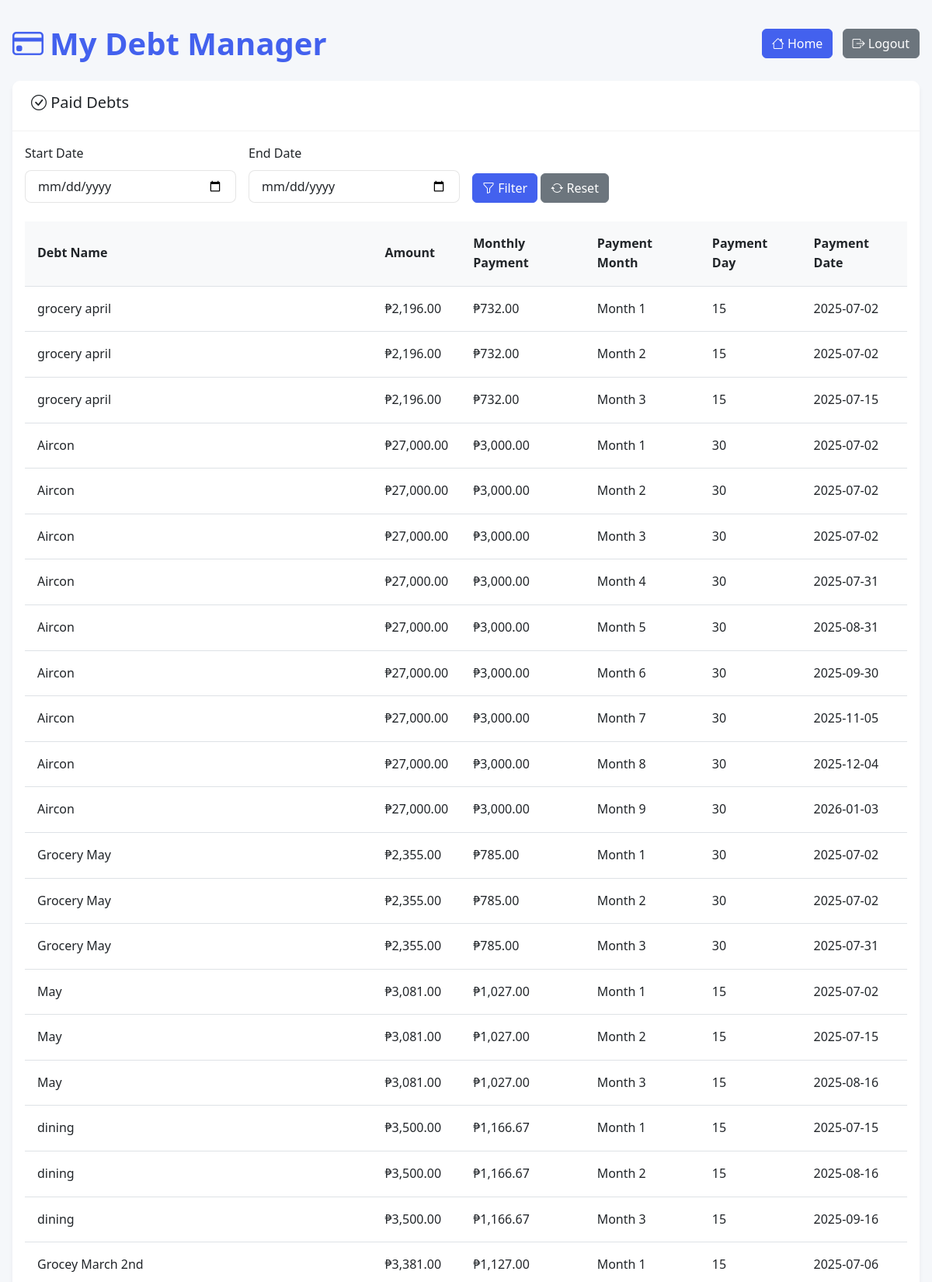
Page /paid_debts.php (signed in, upper part) on the committed database.
### tables this page shows
CREATE TABLE `debt_payments` (
  `id` int(11) NOT NULL,
  `debt_id` int(11) NOT NULL,
  `payment_month` int(11) NOT NULL,
  `is_paid` tinyint(1) DEFAULT 0,
  `payment_date` date DEFAULT NULL
);

CREATE TABLE `debts` (
  `id` int(11) NOT NULL,
  `name` varchar(255) NOT NULL,
  `amount` decimal(10,2) NOT NULL,
  `total_months` int(11) NOT NULL,
  `payment_day` int(11) NOT NULL DEFAULT 15
);

### paid_debts.php (the view, shortened to what this page needs)
<?php
include 'db.php';
$start_date = isset($_GET['start_date']) ? $_GET['start_date'] : '';
$end_date = isset($_GET['end_date']) ? $_GET['end_date'] : '';
$sql = "SELECT dp.id, dp.debt_id, dp.payment_month, dp.payment_date, d.name, d.amount, d.total_months, d.payment_day
        FROM debt_payments dp
        JOIN debts d ON dp.debt_id = d.id
        WHERE dp.is_paid = 1";
$stmt = $conn->prepare($sql);
$stmt->execute();
$result = $stmt->get_result();
?>
<!DOCTYPE html>
<html lang="en">
<head>
    <link href="https://cdn.jsdelivr.net/npm/bootstrap@5.3.0/dist/css/bootstrap.min.css" rel="stylesheet">
    <link rel="stylesheet" href="https://cdn.jsdelivr.net/npm/bootstrap-icons@1.11.1/font/bootstrap-icons.css">
    <link rel="stylesheet" href="style.css">
</head>
<body>
    <div class="container">
        <div class="header d-flex justify-content-between align-items-center mb-4">
            <h1><i class="bi bi-credit-card"></i> My Debt Manager</h1>
            <div>
                <a href="index.php" class="btn btn-primary me-2"><i class="bi bi-house"></i> Home</a>
                <a href="logout.php" class="btn btn-secondary"><i class="bi bi-box-arrow-right"></i> Logout</a>
            </div>
        </div>
        <div class="card">
            <div class="card-header d-flex justify-content-between align-items-center">
                <h5><i class="bi bi-check-circle"></i> Paid Debts</h5>
            </div>
            <div class="card-body">
                <form method="get" class="mb-4">
                    <div class="row g-3 align-items-end">
                        <div class="col-md-3">
                            <label for="start_date" class="form-label">Start Date</label>
                            <input type="date" class="form-control" id="start_date" name="start_date" value="<?= htmlspecialchars($start_date) ?>" required>
                        </div>
                        <div class="col-md-3">
                            <label for="end_date" class="form-label">End Date</label>
                            <input type="date" class="form-control" id="end_date" name="end_date" value="<?= htmlspecialchars($end_date) ?>" required>
                        </div>
                        <div class="col-md-3">
                            <button type="submit" class="btn btn-primary"><i class="bi bi-funnel"></i> Filter</button>
                            <a href="paid_debts.php" class="btn btn-secondary"><i class="bi bi-arrow-repeat"></i> Reset</a>
                        </div>
                    </div>
                </form>
                <div class="table-responsive">
                    <table class="table table-hover">
                        <thead>
                            <tr>
                                <th>Debt Name</th>
                                <th>Amount</th>
                                <th>Monthly Payment</th>
                                <th>Payment Month</th>
                                <th>Payment Day</th>
                                <th>Payment Date</th>
                            </tr>
                        </thead>
                        <tbody>
                            <?php if ($result->num_rows > 0): ?>
                                <?php while ($row = $result->fetch_assoc()): ?>
                                    <?php
                                    $monthly_payment = $row['amount'] / $row['total_months'];
                                    ?>
                                    <tr>
                                        <td><?= htmlspecialchars($row['name']) ?></td>
                                        <td>₱<?= number_format($row['amount'], 2) ?></td>
                                        <td>₱<?= number_format($monthly_payment, 2) ?></td>
                                        <td>Month <?= $row['payment_month'] ?></td>
                                        <td><?= $row['payment_day'] ?></td>
                                        <td><?= $row['payment_date'] ? date('Y-m-d', strtotime($row['payment_date'])) : 'N/A' ?></td>
                                    </tr>
                                <?php endwhile; ?>
                            <?php else: ?>
                                <tr>
                                    <td colspan="6" class="text-center py-4">No paid debts found<?php if ($start_date && $end_date) echo " for the selected date range"; ?>.</td>
                                </tr>
                            <?php endif; ?>
                        </tbody>
                    </table>
                </div>
            </div>
        </div>
    </div>
</body>
</html>

### style.css (style rules this page uses)
:root { --primary-color: #4361ee; --secondary-color: #3f37c9; --accent-color: #4cc9f0; --light-color: #f8f9fa; --dark-color: #212529; --success-color: #4bb543; --danger-color: #ff3333; --warning-color: #ffc107; }
body { font-family: "Segoe UI", Tahoma, Geneva, Verdana, sans-serif; background-color: #f5f7fa; color: var(--dark-color); line-height: 1.6; }
.container { max-width: 1200px; padding: 2rem 1rem; }
.header { display: flex; justify-content: space-between; align-items: center; margin-bottom: 2rem; flex-wrap: wrap; gap: 1rem; }
.header h1 { font-weight: 600; color: var(--primary-color); margin: 0; display: flex; align-items: center; gap: 0.5rem; }
.card { border: none; border-radius: 10px; box-shadow: 0 4px 6px rgba(0, 0, 0, 0.05); transition: transform 0.2s, box-shadow 0.2s; margin-bottom: 1.5rem; background-color: white; }
.card-header { background-color: white; border-bottom: 1px solid rgba(0, 0, 0, 0.05); font-weight: 600; padding: 1rem 1.5rem; border-radius: 10px 10px 0 0 !important; }
.table-responsive { overflow-x: auto; }
.table { margin-bottom: 0; }
.table th { font-weight: 600; background-color: var(--light-color); border-top: none; }
.table td, .table th { vertical-align: middle; padding: 1rem; }
.btn-primary { background-color: var(--primary-color); border-color: var(--primary-color); }
.form-select, .form-control { border-radius: 8px; padding: 0.5rem 1rem; border: 1px solid rgba(0, 0, 0, 0.1); }

### rows in the picture
debt_payments: debt.name "grocery april", debt.amount "2,196.00", debt.total_months "732.00", payment_month "1", debt.payment_day "15", payment_date "2025-07-02"
debt_payments: debt.name "grocery april", debt.amount "2,196.00", debt.total_months "732.00", payment_month "2", debt.payment_day "15", payment_date "2025-07-02"
debt_payments: debt.name "grocery april", debt.amount "2,196.00", debt.total_months "732.00", payment_month "3", debt.payment_day "15", payment_date "2025-07-15"
debt_payments: debt.name "Aircon", debt.amount "27,000.00", debt.total_months "3,000.00", payment_month "1", debt.payment_day "30", payment_date "2025-07-02"
debt_payments: debt.name "Aircon", debt.amount "27,000.00", debt.total_months "3,000.00", payment_month "2", debt.payment_day "30", payment_date "2025-07-02"
debt_payments: debt.name "Aircon", debt.amount "27,000.00", debt.total_months "3,000.00", payment_month "3", debt.payment_day "30", payment_date "2025-07-02"
debt_payments: debt.name "Aircon", debt.amount "27,000.00", debt.total_months "3,000.00", payment_month "4", debt.payment_day "30", payment_date "2025-07-31"
debt_payments: debt.name "Aircon", debt.amount "27,000.00", debt.total_months "3,000.00", payment_month "5", debt.payment_day "30", payment_date "2025-08-31"
debt_payments: debt.name "Aircon", debt.amount "27,000.00", debt.total_months "3,000.00", payment_month "6", debt.payment_day "30", payment_date "2025-09-30"
debt_payments: debt.name "Aircon", debt.amount "27,000.00", debt.total_months "3,000.00", payment_month "7", debt.payment_day "30", payment_date "2025-11-05"
debt_payments: debt.name "Aircon", debt.amount "27,000.00", debt.total_months "3,000.00", payment_month "8", debt.payment_day "30", payment_date "2025-12-04"
debt_payments: debt.name "Aircon", debt.amount "27,000.00", debt.total_months "3,000.00", payment_month "9", debt.payment_day "30", payment_date "2026-01-03"
debt_payments: debt.name "Grocery May", debt.amount "2,355.00", debt.total_months "785.00", payment_month "1", debt.payment_day "30", payment_date "2025-07-02"
debt_payments: debt.name "Grocery May", debt.amount "2,355.00", debt.total_months "785.00", payment_month "2", debt.payment_day "30", payment_date "2025-07-02"
debt_payments: debt.name "Grocery May", debt.amount "2,355.00", debt.total_months "785.00", payment_month "3", debt.payment_day "30", payment_date "2025-07-31"
debt_payments: debt.name "May", debt.amount "3,081.00", debt.total_months "1,027.00", payment_month "1", debt.payment_day "15", payment_date "2025-07-02"
debt_payments: debt.name "May", debt.amount "3,081.00", debt.total_months "1,027.00", payment_month "2", debt.payment_day "15", payment_date "2025-07-15"
debt_payments: debt.name "May", debt.amount "3,081.00", debt.total_months "1,027.00", payment_month "3", debt.payment_day "15", payment_date "2025-08-16"
debt_payments: debt.name "dining", debt.amount "3,500.00", debt.total_months "1,166.67", payment_month "1", debt.payment_day "15", payment_date "2025-07-15"
debt_payments: debt.name "dining", debt.amount "3,500.00", debt.total_months "1,166.67", payment_month "2", debt.payment_day "15", payment_date "2025-08-16"
debt_payments: debt.name "dining", debt.amount "3,500.00", debt.total_months "1,166.67", payment_month "3", debt.payment_day "15", payment_date "2025-09-16"
debt_payments: debt.name "Grocey March 2nd", debt.amount "3,381.00", debt.total_months "1,127.00", payment_month "1", debt.payment_day "15", payment_date "2025-07-06"
